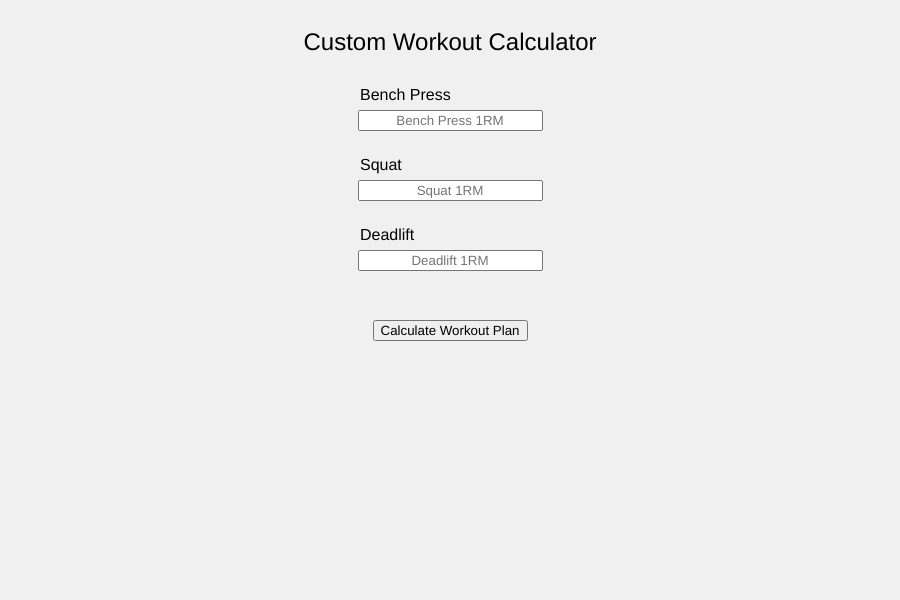
Frame 1 (no input)
Frame 60 (no input): identical to frame 1, image omitted
Frame 120 (the mouse pressed at the canvas centre since frame 60): identical to frame 1, image omitted

The p5.js sketch that drew this single still picture (run headless with seeded random() and noise() and a simulated clock; from frame 60 on, the mouse is pressed at the canvas centre):

// p5.js sketch
// ── sketch.js
let benchMaxInput, squatMaxInput, deadliftMaxInput;
let page = 0;
let workoutData;
let inputFields = [];
let calculateButton;

function setup() {
  createCanvas(900, 600); // Larger canvas

  // Inputs for 1 rep maxes (no unit specified)
  benchMaxInput = createInput();
  benchMaxInput.position(width / 2 - benchMaxInput.width / 2, 110);
  benchMaxInput.attribute('placeholder', 'Bench Press 1RM');
  benchMaxInput.style('text-align', 'center'); // Center the text
  inputFields.push(benchMaxInput);
  
  squatMaxInput = createInput();
  squatMaxInput.position(width / 2 - squatMaxInput.width / 2, 180);
  squatMaxInput.attribute('placeholder', 'Squat 1RM');
  squatMaxInput.style('text-align', 'center'); // Center the text
  inputFields.push(squatMaxInput);
  
  deadliftMaxInput = createInput();
  deadliftMaxInput.position(width / 2 - deadliftMaxInput.width / 2, 250);
  deadliftMaxInput.attribute('placeholder', 'Deadlift 1RM');
  deadliftMaxInput.style('text-align', 'center'); // Center the text
  inputFields.push(deadliftMaxInput);
  
  createCalculateButton(); // Function to create the button
}

function createCalculateButton() {
  // Button to calculate workout plan
  calculateButton = createButton('Calculate Workout Plan');
  calculateButton.position(width / 2 - calculateButton.width / 2, 320);
  calculateButton.mousePressed(generateWorkouts);
}

function generateWorkouts() {
  let benchMax = benchMaxInput.value();
  let squatMax = squatMaxInput.value();
  let deadliftMax = deadliftMaxInput.value();
  
  if (benchMax && squatMax && deadliftMax) {
    // Generate the workout plan based on 1RM inputs
    workoutData = {
      chestTriceps: generateChestTricepsWorkouts(benchMax),
      legs: generateLegsWorkouts(squatMax),
      backBiceps: generateBackBicepsWorkouts(deadliftMax)
    };
    page = 1;

    // Hide input fields and calculate button after calculation
    for (let i = 0; i < inputFields.length; i++) {
      inputFields[i].hide();
    }
    calculateButton.hide();
  } else {
    alert('Please fill out all fields');
  }
}

function draw() {
  background(240);

  if (page === 0) {
    textSize(24);
    textAlign(CENTER);
    text('Custom Workout Calculator', width / 2, 50);
    textSize(16);
    textAlign(LEFT);
    text('Bench Press', width / 2 - 90, 100);
    text('Squat', width / 2 - 90, 170);
    text('Deadlift', width / 2 - 90, 240);
    
    // Ensure that calculate button is shown on the input page
    calculateButton.show();
    
    // Show the input fields when on the input page
    for (let i = 0; i < inputFields.length; i++) {
      inputFields[i].show();
    }
  } else {
    // Hide the calculate button on the results page
    calculateButton.hide();
    
    // Hide input fields on the results page
    for (let i = 0; i < inputFields.length; i++) {
      inputFields[i].hide();
    }
  }

  if (page === 1) {
    displayWorkouts('Chest & Triceps Workouts', workoutData.chestTriceps);
  } else if (page === 2) {
    displayWorkouts('Leg Workouts', workoutData.legs);
  } else if (page === 3) {
    displayWorkouts('Back & Biceps Workouts', workoutData.backBiceps);
  }

  // Display instructions to reset
  if (page > 0) {
    textSize(16);
    fill(0);
    text('Press "r" to return to the calculator inputs', 300, 580);
  }

  // Check if user presses 'r' to reset to input page
  if (keyIsPressed && key === 'r') {
    resetCalculator();
  }
}

function displayWorkouts(title, workouts) {
  textSize(24);
  textAlign(CENTER);
  text(title, width / 2, 50);
  textSize(16);
  textAlign(LEFT);

  // Display the first 3 workouts on the left and next 3 on the right
  let xOffset1 = 50;
  let xOffset2 = 450;
  let yOffset = 100;
  
  for (let i = 0; i < workouts.length; i++) {
    let xPos = (i < 3) ? xOffset1 : xOffset2;
    let yPos = yOffset + (i % 3) * 120;
    
    text(workouts[i].name, xPos, yPos);
    
    // Display 3x4 grid for sets, reps, and weights
    for (let j = 0; j < 4; j++) {
      let set = workouts[i].sets[j];
      text(`Set ${set.set}: Reps ${set.reps}, Weight ${set.weight.toFixed(1)}`, xPos + 50, yPos + 20 + j * 20);
    }
  }

  // Navigation buttons
  if (page > 1) {
    let prevButton = createButton('Previous');
    prevButton.position(150, 550);
    prevButton.mousePressed(() => {
      if (page > 1) page--;
    });
  }

  if (page < 3) {
    let nextButton = createButton('Next');
    nextButton.position(650, 550);
    nextButton.mousePressed(() => {
      if (page < 3) page++;
    });
  }
}

function resetCalculator() {
  // Reset to the input screen (page 0)
  page = 0;

  // Show input fields and calculate button again when returning to the input screen
  for (let i = 0; i < inputFields.length; i++) {
    inputFields[i].show();
  }

  // Ensure the calculate button is shown again
  calculateButton.show();

  // Clear any navigation buttons from the results page
  clearButtons();
}

function clearButtons() {
  let buttons = selectAll('button');
  for (let i = 0; i < buttons.length; i++) {
    // Only remove 'Previous' and 'Next' buttons, ensure the 'Calculate' button is not removed
    if (buttons[i].html() === 'Previous' || buttons[i].html() === 'Next') {
      buttons[i].remove();
    }
  }
}

function generateChestTricepsWorkouts(benchMax) {
  return [
    generateWorkout('Bench Press', benchMax, [0.65, 0.70, 0.75, 0.80], [8, 6, 6, 4]),
    generateWorkout('Tricep Pulldown', benchMax * 0.4, [0.5, 0.55, 0.60, 0.65], [12, 10, 10, 8]),
    generateWorkout('Dumbbell Flys', benchMax * 0.3, [0.45, 0.50, 0.55, 0.60], [10, 8, 8, 6]),
    generateWorkout('Incline Bench Press', benchMax * 0.7, [0.65, 0.70, 0.75, 0.80], [8, 6, 6, 4]),
    generateWorkout('Dips', benchMax * 0.35, [0.4, 0.45, 0.5, 0.55], [12, 10, 10, 8]),
    generateWorkout('Skull Crushers', benchMax * 0.3, [0.4, 0.45, 0.5, 0.55], [10, 8, 8, 6])
  ];
}

function generateLegsWorkouts(squatMax) {
  return [
    generateWorkout('Squat', squatMax, [0.65, 0.70, 0.75, 0.80], [8, 6, 6, 4]),
    generateWorkout('Bulgarian Split Squats', squatMax * 0.5, [0.55, 0.60, 0.65, 0.70], [10, 8, 8, 6]),
    generateWorkout('Leg Press', squatMax * 0.7, [0.6, 0.65, 0.7, 0.75], [12, 10, 10, 8]),
    generateWorkout('Lunges', squatMax * 0.4, [0.5, 0.55, 0.6, 0.65], [12, 10, 10, 8]),
    generateWorkout('Romanian Deadlifts', squatMax * 0.6, [0.65, 0.7, 0.75, 0.8], [10, 8, 8, 6]),
    generateWorkout('Calf Raises', squatMax * 0.3, [0.35, 0.4, 0.45, 0.5], [20, 15, 15, 12])
  ];
}

function generateBackBicepsWorkouts(deadliftMax) {
  return [
    generateWorkout('Deadlift', deadliftMax, [0.65, 0.70, 0.75, 0.80], [8, 6, 6, 4]),
    generateWorkout('Cable Row', deadliftMax * 0.6, [0.55, 0.6, 0.65, 0.7], [10, 8, 8, 6]),
    generateWorkout('Dumbbell Row', deadliftMax * 0.3, [0.5, 0.55, 0.6, 0.65], [12, 10, 10, 8]),
    generateWorkout('Lat Pulldown', deadliftMax * 0.35, [0.45, 0.5, 0.55, 0.6], [12, 10, 10, 8]),
    generateWorkout('Face Pulls', deadliftMax * 0.3, [0.4, 0.45, 0.5, 0.55], [12, 10, 10, 8]),
    generateWorkout('Dumbbell Curls', deadliftMax * 0.2, [0.25, 0.3, 0.35, 0.4], [12, 10, 10, 8])
  ];
}

function generateWorkout(name, maxWeight, multipliers, reps) {
  let sets = [];
  for (let i = 0; i < 4; i++) {
    sets.push({
      set: i + 1,
      reps: reps[i],
      weight: maxWeight * multipliers[i]
    });
  }
  return {
    name: name,
    sets: sets
  };
}
